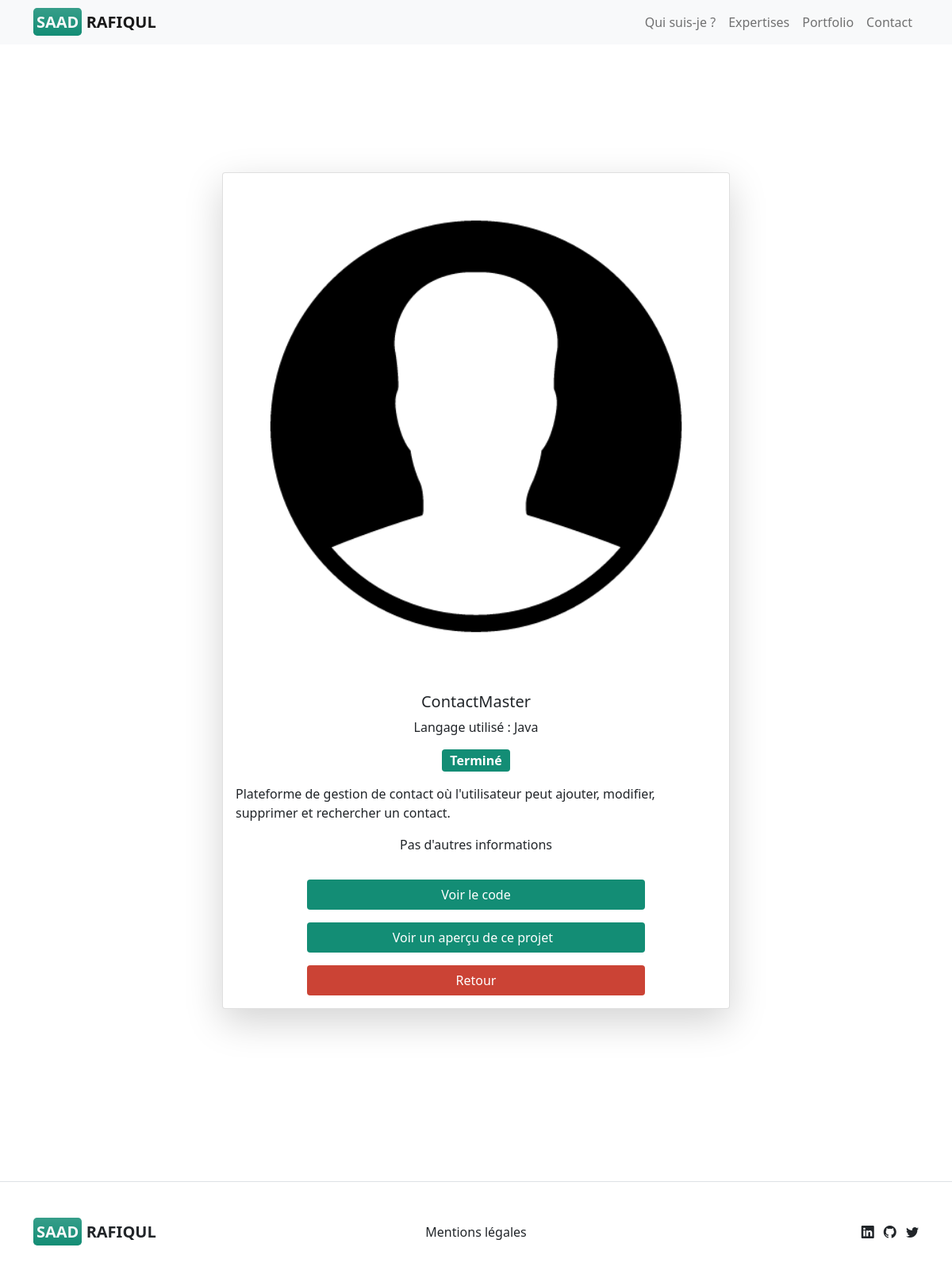
/portfolio/3/, run on the app's committed database.
### listings/models.py (models this page shows, shortened)
class Project(models.Model):
    name = models.CharField(max_length=100)
    description = models.CharField(max_length=2000)
    language = models.CharField(max_length=50)
    isFinish = models.BooleanField(default=False)
    features = models.CharField(max_length=10000)
    logo = models.ImageField(upload_to='images')
    gitHubLink = models.URLField()
    viewsLink = models.URLField()

### listings/views.py (the view)
# urls.py: path('portfolio/<int:id>/', views.project, name='portfolio-project'),
def project(request, id):
    project = Project.objects.get(id=id)
    return render(request, 'listings/project.html', {'project': project})

### listings/templates/listings/project.html
{% extends 'listings/base.html' %}
{% block content %}
<div class="container-fluid d-flex justify-content-center align-items-center" style="height: 100vh; margin-top: 20rem; margin-bottom: 20rem;">
    <div class="card shadow-lg mb-5 bg-body-tertiary rounded" style="width: 40rem;">
      <img src="{{ project.logo.url }}" class="card-img-top" alt="Profil">
      <div class="card-body d-flex flex-column align-items-center">
        <h5 class="card-title text-center"> {{ project.name }} </h5>
        <p>
            Langage utilisé : {{ project.language }}
        </p>
        <p>
            {% if project.isFinish %}
                <span class="badge bg fs-6">Terminé</span>
            {% else %}
                <span class="badge bg-secondary fs-6">En cours</span>
            {% endif %}
        </p>
        <p>
            {{ project.description }}
        </p>
        <p>
            {{ project.features }}
        </p>
         <div class="row mt-3">
          <a href="{{ project.gitHubLink }}" class="btn btn-bg mb-3" target="_blank">Voir le code</a>
          <a href="{{ project.viewsLink }}" class="btn btn-bg mb-3" target="_blank">Voir un aperçu de ce projet &nbsp; </a>
          <a href="{% url 'portfolio' %}#portfolio" class="btn btn-bg-danger">Retour</a>
        </div>
      </div>
    </div>
  </div>
{% endblock %}

### listings/static/listings/styles.css (style rules this page uses)
.bg { background-color: #138D75; }
.btn-bg { background-color: #138D75; color: #fff; }
.btn-bg-danger { background-color: #CB4335; color: #fff; }

### data on the page
Project: logo (picture), name "ContactMaster", language "Java", description "Plateforme de gestion de contact où l'utilisateur peut ajouter, modifier, supprimer et rechercher un contact.", features "Pas d'autres informations"
